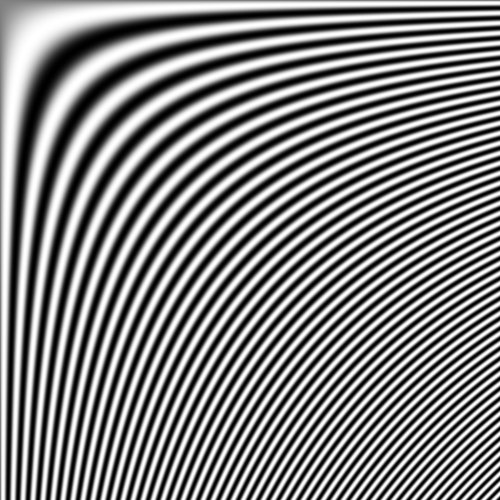
#> input picture mini project 2/Images/dynamicSine.png, 500 x 500 px, found by its file name
$ jupyter execute 'Part 1.ipynb'
#> lines starting #> are read from the running program, lines starting #| are printed output that depends on the picture; after the words box and inside, x2 and y2 are one past the last pixel; in counts of white or black regions, pixels touching at a corner belong together
# FREQUENCY DOMAIN FILTERING

## Importing Libraries

[cell 1]
import skimage
import matplotlib.pyplot as plt
import numpy as np
import math
import cmath

## Creating Sinusoidal Images

[cell 2]
M=500
N=500
img_a = np.zeros((M,N))
img_b = np.zeros((M,N))

[cell 3]
for i in range(0,M):
    for j in range(0,N):
        img_a[i][j]=math.sin(2*math.pi*40*i/M + 2*math.pi*60*j/N)
        img_b[i][j]=math.sin(2*math.pi*20*i/M + 2*math.pi*100*j/N)

[cell 4]
plt.imshow(img_a,cmap='gray')

[cell 5]
plt.imshow(img_b,cmap='gray')

## Finding FFT

[cell 6]
ft_a = np.fft.fft2(img_a)
ft_b = np.fft.fft2(img_b)

[cell 7]
tmp_ft_a = abs(ft_a)/abs(ft_a).max()*255
tmp_ft_b = abs(ft_b)/abs(ft_b).max()*255

[cell 8]
# Plotting frequency domain plot of images
plt.subplot(1,3,1)

plt.imshow(abs(tmp_ft_a),cmap='gray')

plt.subplot(1,3,2)
plt.imshow(abs(tmp_ft_a),cmap='gray')
plt.xlim([59,61])
plt.ylim([39,41])

plt.subplot(1,3,3)
plt.imshow(abs(tmp_ft_a),cmap='gray')
plt.xlim([439,441])
plt.ylim([459,461])
plt.tight_layout()

FFT images of a and their magnified version

[cell 9]
# Plotting frequency domain plot of images
plt.subplot(1,3,1)

plt.imshow(abs(tmp_ft_b),cmap='gray')

plt.subplot(1,3,2)
plt.imshow(abs(tmp_ft_b),cmap='gray')
plt.xlim([99,101])
plt.ylim([19,21])

plt.subplot(1,3,3)
plt.imshow(abs(tmp_ft_b),cmap='gray')
plt.xlim([399,401])
plt.ylim([479,481])
plt.tight_layout()

FFT images of b and their magnified version

[cell 10]
ft_b.shape

## Comparing IFFT of sum in frequency domain and orig image sum

[cell 11]
ft = ft_a+ft_b

[cell 12]
# Finding IFFT of FFT sum
img = np.fft.ifft2(ft)
img = np.real(img) # To remove complex compponent as they are negligible as this is a real signal
img.shape

[cell 13]
plt.subplot(1,2,1)
plt.title('img after add in fft domain')
plt.imshow(img,cmap='gray')
plt.subplot(1,2,2)
plt.title('img after add in time domain')
plt.imshow(img_a+img_b,cmap='gray')
plt.show()
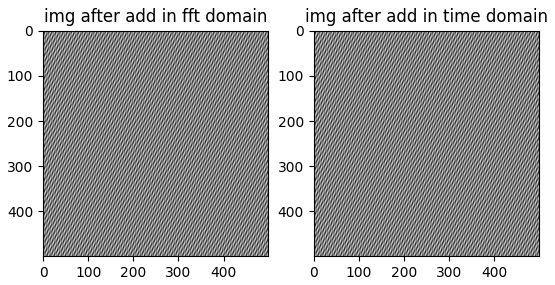
#> figure drawn by matplotlib, 2 panels

[cell 14]
# Finding error between IFFt image and real domain summed image
error = 0
for i in range(0,M):
    for j in range(0,N):
        error = error + (img_a[i][j]+img_b[i][j]-img[i][j])**2
error

## Various Frequency Domain Filters

[cell 15]
img = skimage.io.imread('./images/dynamicSine.png')
#> img is the input picture: shape (500, 500); min 0, max 255, mean 130.2
plt.imshow(img,cmap='gray')

[cell 16]
ft = np.fft.fft2(img)

[cell 17]
ft =np.fft.fftshift(ft)
plt.imshow(abs(ft))
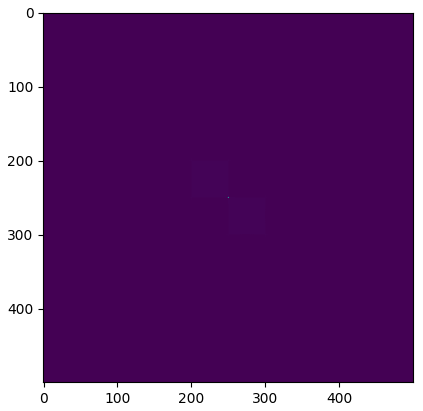
#> figure drawn by matplotlib, 1 panel

[cell 18]
ft.shape
#> Out = (500, 500)

[cell 19]
#Ideal low pass filter
D=20
P=img.shape[0]
#> P = 500
Q=img.shape[1]
#> Q = 500
IHPF_20=np.ones((P,Q))
ILPF_20 = np.zeros((img.shape[0],img.shape[1]))
for i in range(0,img.shape[0]):
    for j in range(0,img.shape[1]):
        if(math.sqrt((i-P/2)**2 + (j-Q/2)**2)<=D):
            ILPF_20[i][j]=1
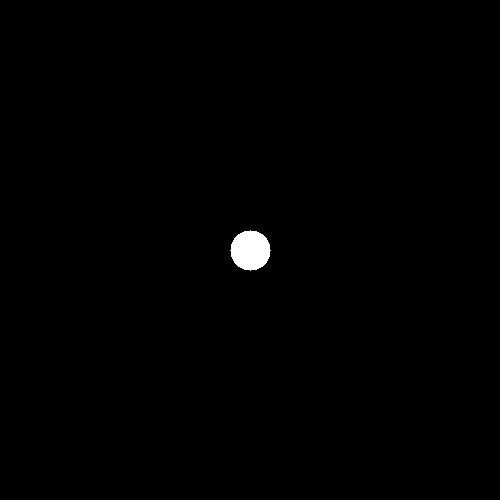
#> ILPF_20: shape (500, 500) float64; values 0 (black) and 1 (white), 0.5% white; 1 white region, box (x1, y1, x2, y2) and area: (230, 230, 271, 271) 1257
IHPF_20 = IHPF_20 - ILPF_20

[cell 20]
#Ideal High pass filter
D=60
P=img.shape[0]
Q=img.shape[1]
IHPF_60=np.ones((P,Q))
ILPF_60 = np.zeros((img.shape[0],img.shape[1]))
for i in range(0,img.shape[0]):
    for j in range(0,img.shape[1]):
        if(math.sqrt((i-P/2)**2 + (j-Q/2)**2)<=D):
            ILPF_60[i][j]=1
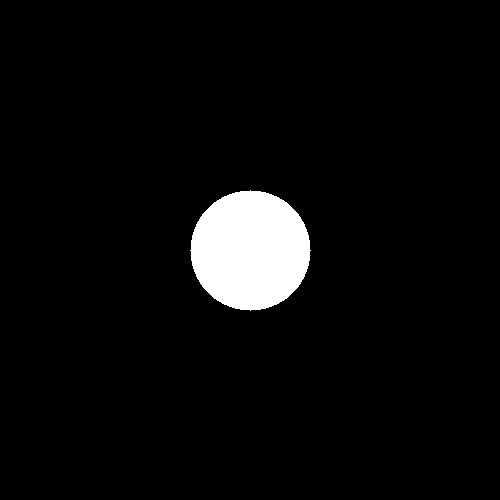
#> ILPF_60: shape (500, 500) float64; values 0 (black) and 1 (white), 4.5% white; 1 white region, box (x1, y1, x2, y2) and area: (190, 190, 311, 311) 11289
IHPF_60 = IHPF_60 - ILPF_60

[cell 21]
# Ideal Band pass filter
IBPF_20_60=IHPF_20 * ILPF_60

[cell 22]
IBPF_20_60

[cell 23]
LP_output = ft*ILPF_20
HP_output = ft*IHPF_60
BP_output = ft*IBPF_20_60

[cell 24]
ift = np.fft.ifftshift(LP_output)
LP_img = np.fft.ifft2(ift)
LP_img=np.real(LP_img)
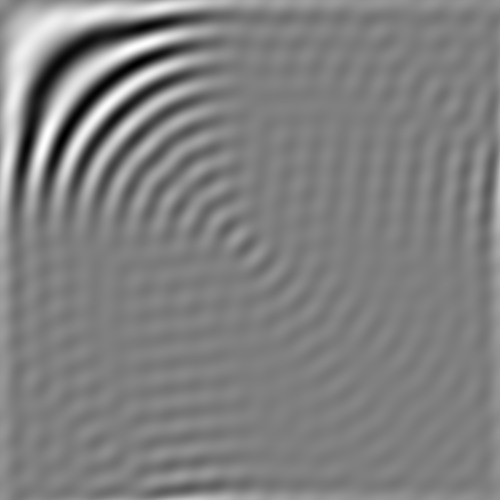
#> LP_img: shape (500, 500) float64; min -28.51, max 284.8, mean 130.2; drawn with min black and max white

[cell 25]
plt.imshow(LP_img,cmap='gray')
plt.title("Low pass filtered image")
plt.show()

[cell 26]
ift = np.fft.ifftshift(HP_output)
HP_img = np.fft.ifft2(ift)
HP_img=np.real(HP_img)
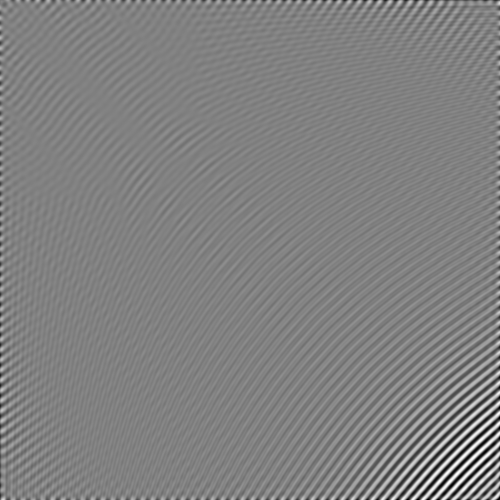
#> HP_img: shape (500, 500) float64; min -161.9, max 157.8, mean 0; drawn with min black and max white

[cell 27]
plt.imshow(HP_img,cmap='gray')
plt.title("High pass filtered image")
plt.show()

[cell 28]
ift = np.fft.ifftshift(BP_output)
BP_img = np.fft.ifft2(ift)
BP_img=np.real(BP_img)
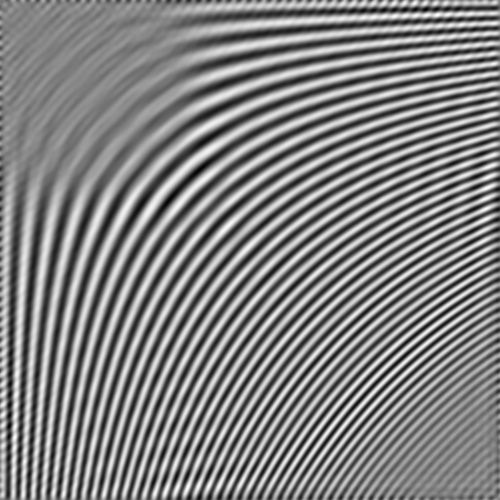
#> BP_img: shape (500, 500) float64; min -189.1, max 178.5, mean 0; drawn with min black and max white

[cell 29]
plt.imshow(BP_img,cmap='gray')
plt.title("Band pass filtered image")
plt.show()

## Low Pass filtering an image

[cell 30]
img = skimage.io.imread('./images/characters.tif')
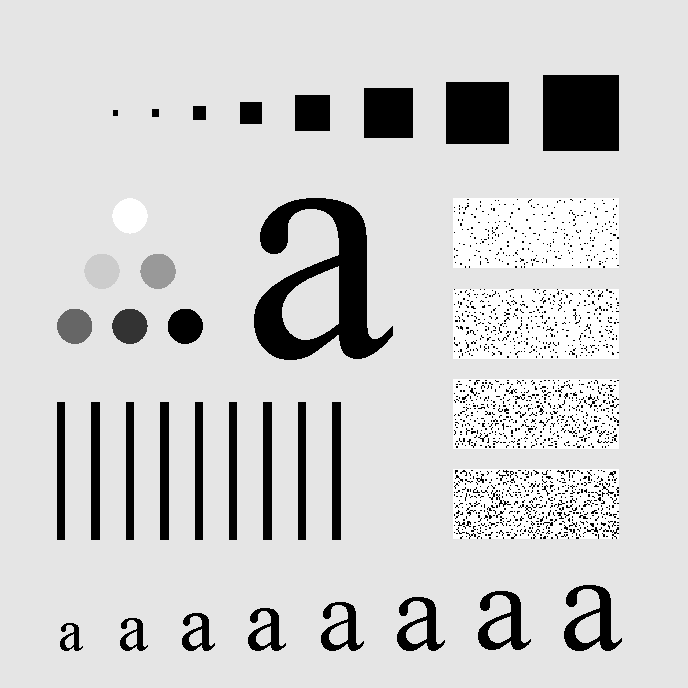
#> input picture mini project 2/Images/characters.tif, 688 x 688 px, found by its file name
#> img is the input picture: shape (688, 688); min 0, max 255, mean 207.3
plt.imshow(img,cmap='gray')

[cell 31]
img.shape
#> Out = (688, 688)

[cell 32]
#Ideal low pass filter
D=20
P=img.shape[0]
#> P = 688
Q=img.shape[1]
#> Q = 688
ILPF = np.zeros((img.shape[0],img.shape[1]))
for i in range(0,img.shape[0]):
    for j in range(0,img.shape[1]):
        if(math.sqrt((i-P/2)**2 + (j-Q/2)**2)<=D):
            ILPF[i][j]=1
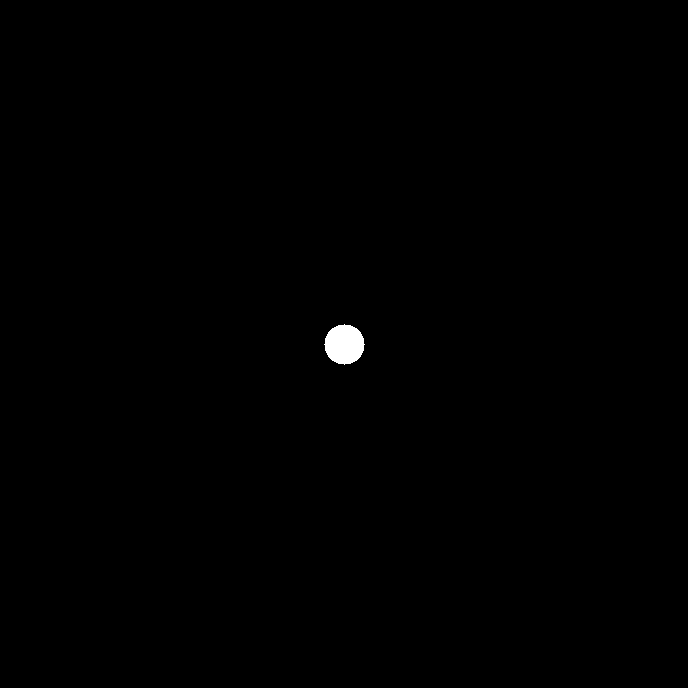
#> ILPF: shape (688, 688) float64; values 0 (black) and 1 (white), 0.27% white; 1 white region, box (x1, y1, x2, y2) and area: (324, 324, 365, 365) 1257

[cell 33]
ft = np.fft.fft2(img)
ft = np.fft.fftshift(ft)
filtered_out = ft*ILPF
ift = np.fft.ifftshift(filtered_out)
filt_img = np.fft.ifft2(ift)
filt_img = np.real(filt_img)

[cell 34]
plt.imshow(filt_img,cmap='gray')

[cell 35]
#Gaussian Low pass filter
D=100
P=img.shape[0]
Q=img.shape[1]
GLPF = np.zeros((img.shape[0],img.shape[1]))
for i in range(0,img.shape[0]):
    for j in range(0,img.shape[1]):
        if(math.sqrt((i-P/2)**2 + (j-Q/2)**2)<=D):
            GLPF[i][j]= math.exp(-(img[i][j])**2 /(2*D**2))

[cell 36]
ft = np.fft.fft2(img)
ft = np.fft.fftshift(ft)
filtered_out = ft*GLPF
ift = np.fft.ifftshift(filtered_out)
filt_img = np.fft.ifft2(ift)
filt_img = np.real(filt_img)
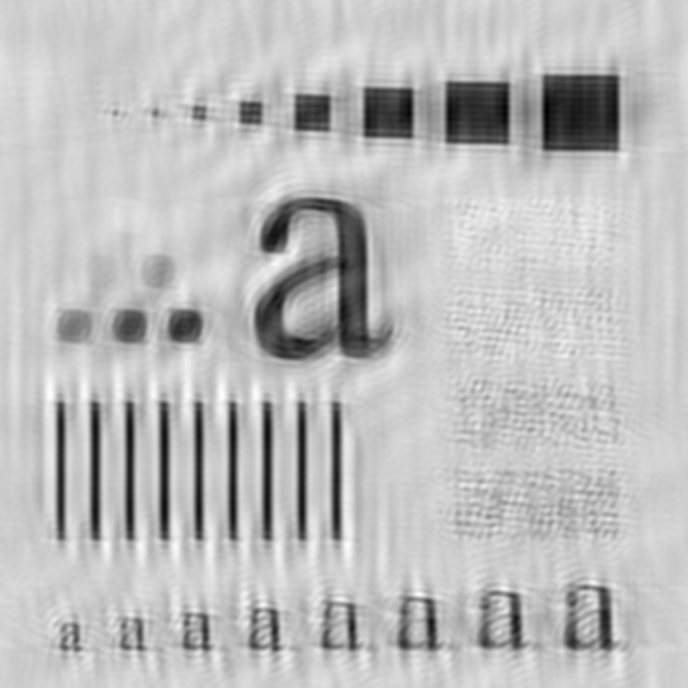
#> filt_img: shape (688, 688) float64; min -24.79, max 288.1, mean 207.3; drawn with min black and max white
